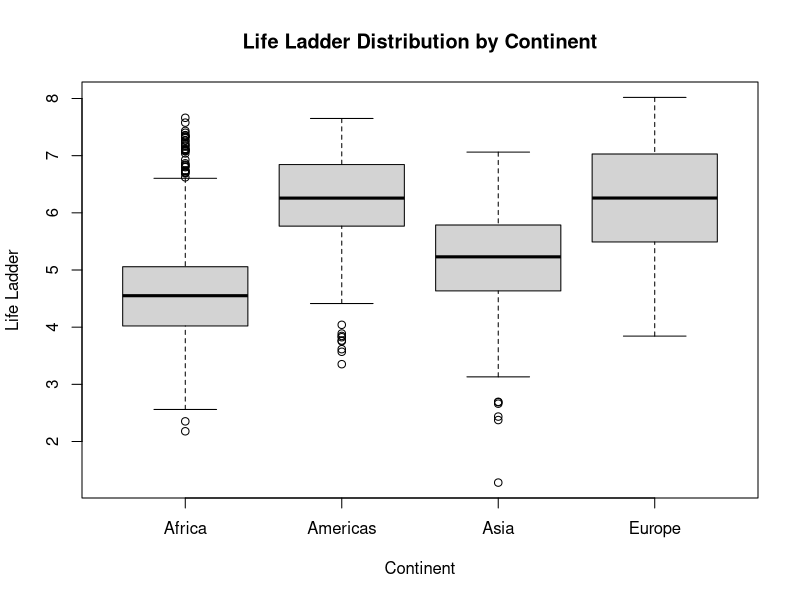
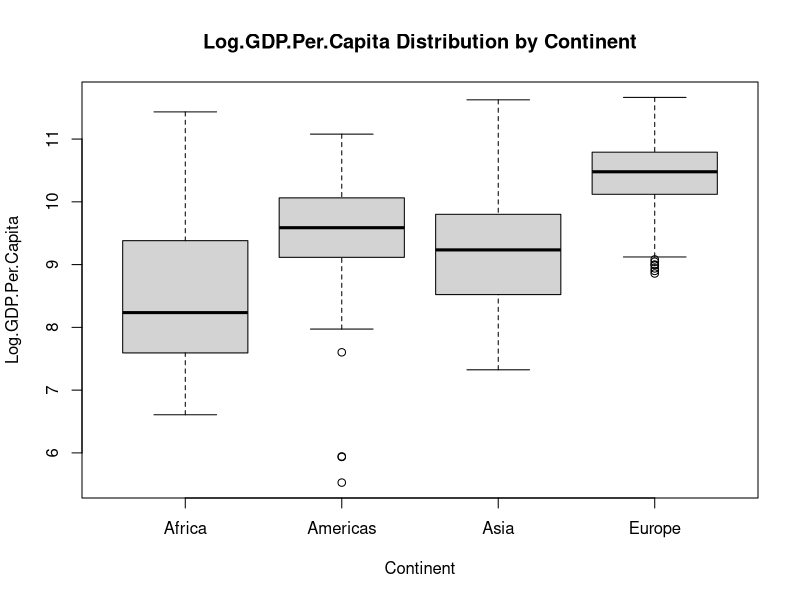
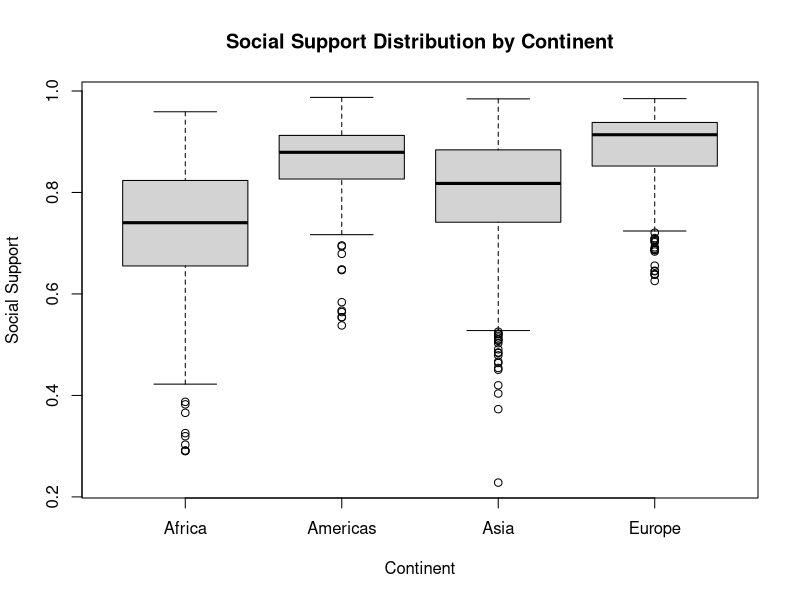
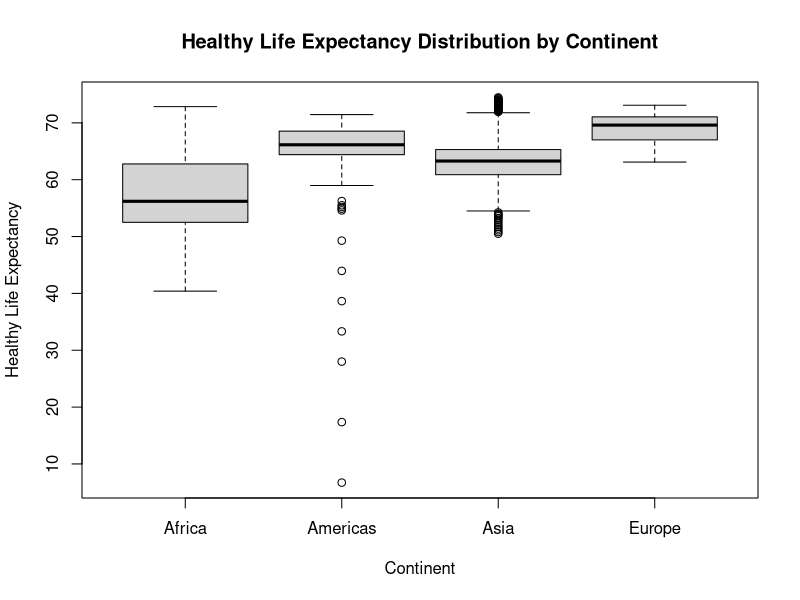
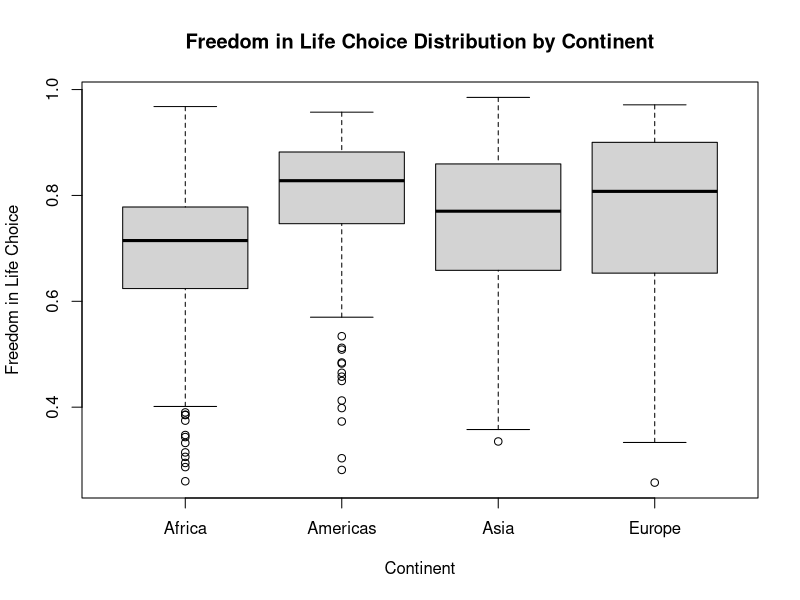
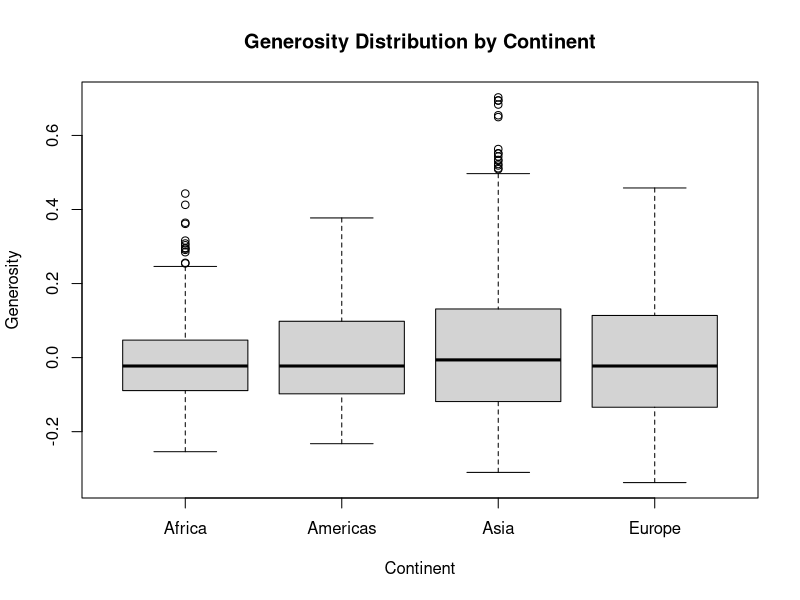
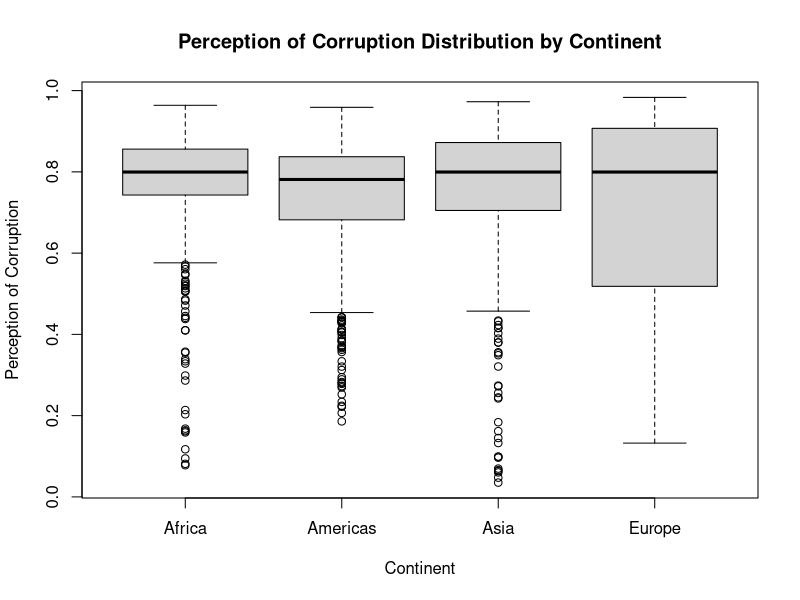
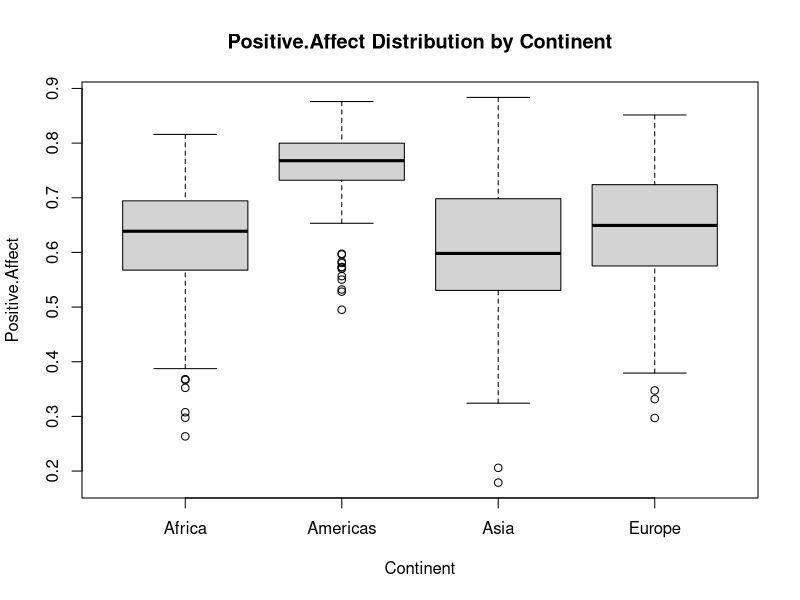

Write the R code that produced these figures, in order. (Note: this script raises an error after producing the figures.)
## ---- chunk 1
knitr::opts_chunk$set(echo = TRUE)
## ---- chunk 2
library(dplyr)
## ---- chunk 3
getwd()
setwd("/Users/emmahorton/Documents/GitHub/world_happiness_report/Datasets/")
df <- read.csv("WorldHappinessReport.csv")
#View(df)

## ---- chunk 4
#head(df)
#tail(df)
## ---- chunk 5
summary(df)
## ---- chunk 6
df[df$Regional.Indicator == "",]
## ---- chunk 7
cleaning <- df %>%
  mutate(Regional.Indicator = case_when(
    (is.na(Regional.Indicator) | Regional.Indicator == "") & Country.Name == 'Angola' ~ "Southern Africa",
    (is.na(Regional.Indicator) | Regional.Indicator == "") & Country.Name == 'Belize' ~ "Central America",
    (is.na(Regional.Indicator) | Regional.Indicator == "") & Country.Name == 'Bhutan' ~ "South Asia",
    (is.na(Regional.Indicator) | Regional.Indicator == "") & Country.Name == 'Central African Republic' ~ "Central Africa",
    (is.na(Regional.Indicator) | Regional.Indicator == "") & Country.Name == 'Congo (Kinshasa)' ~ "Central Africa",
    (is.na(Regional.Indicator) | Regional.Indicator == "") & Country.Name == 'Cuba' ~ "Caribbean",
    (is.na(Regional.Indicator) | Regional.Indicator == "") & Country.Name == 'Czechia' ~ "Central Europe",
    (is.na(Regional.Indicator) | Regional.Indicator == "") & Country.Name == 'Djibouti' ~ "East Africa",
    (is.na(Regional.Indicator) | Regional.Indicator == "") & Country.Name == 'Eswatini' ~ "Southern Africa",
    (is.na(Regional.Indicator) | Regional.Indicator == "") & Country.Name == 'Guyana' ~ "Anglophone Caribbean",
    (is.na(Regional.Indicator) | Regional.Indicator == "") & Country.Name == 'Oman' ~ "Middle East",
    (is.na(Regional.Indicator) | Regional.Indicator == "") & Country.Name == 'Qatar' ~ "Middle East",
    (is.na(Regional.Indicator) | Regional.Indicator == "") & Country.Name == 'Somalia' ~ "East Africa",
    (is.na(Regional.Indicator) | Regional.Indicator == "") & Country.Name == 'Somaliland region' ~ "East Africa",
    (is.na(Regional.Indicator) | Regional.Indicator == "") & Country.Name == 'South Sudan' ~ "North Africa",
    (is.na(Regional.Indicator) | Regional.Indicator == "") & Country.Name == 'Sudan' ~ "North Africa",
    (is.na(Regional.Indicator) | Regional.Indicator == "") & Country.Name == 'Suriname' ~ "South America",
    (is.na(Regional.Indicator) | Regional.Indicator == "") & Country.Name == 'Syria' ~ "Middle East",
    (is.na(Regional.Indicator) | Regional.Indicator == "") & Country.Name == 'Trinidad and Tobago' ~ "Caribbean",
    (is.na(Regional.Indicator) | Regional.Indicator == "") & Country.Name == 'Turkiye' ~ "Central and Eastern Europe",
    (is.na(Regional.Indicator) | Regional.Indicator == "") & Country.Name == 'State of Palestine' ~ "West Asia",
    TRUE ~ Regional.Indicator
  ))

## ---- chunk 8
cleaning[cleaning$Regional.Indicator == "", ]
## ---- chunk 9
View(cleaning)
## ---- chunk 10
medians <- cleaning %>% 
  summarize(across(where(is.numeric), ~median(., na.rm = TRUE)))

cleaning <- cleaning %>%
  mutate(across(where(is.numeric), ~ifelse(is.na(.), medians[[cur_column()]], .)))

summary(cleaning)
## ---- chunk 11
unique(cleaning$Regional.Indicator)
## ---- chunk 12
cleaning <- df %>%
  mutate(Continent = case_when(
    Regional.Indicator %in% c("South Asia", "Commonwealth of Independent States", "Southeast Asia", 
                  "East Asia", "Middle East", "West Asia") ~ "Asia",
    Regional.Indicator %in% c("Central and Eastern Europe", "Western Europe", "Central Europe") ~ "Europe",
    Regional.Indicator %in% c("Middle East and North Africa", "Southern Africa", "Sub-Saharan Africa", 
                  "Central Africa", "East Africa", "North Africa") ~ "Africa",
    Regional.Indicator %in% c("Latin America and Caribbean", "North America and ANZ", "Central America", 
                  "Caribbean", "Anglophone Caribbean", "South America") ~ "Americas",
    Regional.Indicator == "North America and ANZ" ~ "Oceania",
    TRUE ~ "Other" 
  ))
## ---- chunk 13
boxplot(Life.Ladder ~ Continent, data = cleaning,
        main = "Life Ladder Distribution by Continent",
        xlab = "Continent", ylab = "Life Ladder")

## ---- chunk 14
boxplot(Log.GDP.Per.Capita ~ Continent, data = cleaning,
        main = "Log.GDP.Per.Capita Distribution by Continent",
        xlab = "Continent", ylab = "Log.GDP.Per.Capita")
## ---- chunk 15
boxplot(Social.Support ~ Continent, data = cleaning,
        main = "Social Support Distribution by Continent",
        xlab = "Continent", ylab = "Social Support")
## ---- chunk 16
boxplot(Healthy.Life.Expectancy.At.Birth ~ Continent, data = cleaning,
        main = "Healthy Life Expectancy Distribution by Continent",
        xlab = "Continent", ylab = "Healthy Life Expectancy")
## ---- chunk 17
boxplot(Freedom.To.Make.Life.Choices ~ Continent, data = cleaning,
        main = "Freedom in Life Choice Distribution by Continent",
        xlab = "Continent", ylab = "Freedom in Life Choice")
## ---- chunk 18
boxplot(Generosity ~ Continent, data = cleaning,
        main = "Generosity Distribution by Continent",
        xlab = "Continent", ylab = "Generosity")
## ---- chunk 19
summary(cleaning)
boxplot(Perceptions.Of.Corruption ~ Continent, data = cleaning,
        main = "Perception of Corruption Distribution by Continent",
        xlab = "Continent", ylab = "Perception of Corruption")
## ---- chunk 20
boxplot(Positive.Affect ~ Continent, data = cleaning,
        main = "Positive.Affect Distribution by Continent",
        xlab = "Continent", ylab = "Positive.Affect")
## ---- chunk 21
boxplot(Negative.Affect ~ Continent, data = cleaning,
        main = "Negative Effect Distribution by Continent",
        xlab = "Continent", ylab = "Negative Effect")
## ---- chunk 22
cleaning -> happydf
## ---- chunk 23
write.csv(cleaning,"/Users/emmahorton/Documents/GitHub/world_happiness_report/Cleaning/HappyDataFrame", row.names=FALSE)
